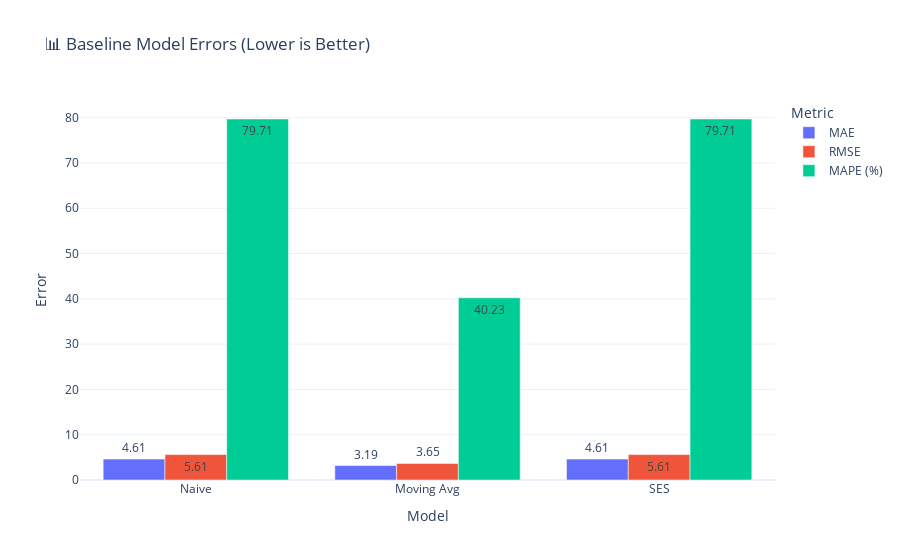

The notebook cell this image was saved under:
### Markdown cell above
<details>
<summary><strong>📖 Click to Expand</strong></summary>

##### 📋 Why Evaluate Even Simple Models?

Even "dumb" models like Naive Forecast can be **surprisingly hard to beat**.

Common error metrics:
- **MAE (Mean Absolute Error)**: Easy to interpret, robust to outliers
- **RMSE (Root Mean Square Error)**: Penalizes large errors more
- **MAPE (Mean Absolute Percentage Error)**: Good for scale-free comparison — but fails on 0s

A baseline that performs well sets the bar for any complex model.

</details>

### Code cell
# 📋 Baseline Evaluation

from sklearn.metrics import mean_absolute_error, mean_squared_error

def mape(y_true, y_pred):
    return np.mean(np.abs((y_true - y_pred) / y_true)) * 100

baseline_results = pd.DataFrame({
    "Model": ["Naive", "Moving Avg", "SES"],
    "MAE": [
        mean_absolute_error(test["value"], naive_forecast["prediction"]),
        mean_absolute_error(test["value"], moving_avg["prediction"]),
        mean_absolute_error(test["value"], ses_forecast["prediction"])
    ],
    "RMSE": [
        np.sqrt(mean_squared_error(test["value"], naive_forecast["prediction"])),
        np.sqrt(mean_squared_error(test["value"], moving_avg["prediction"])),
        np.sqrt(mean_squared_error(test["value"], ses_forecast["prediction"]))
    ],
    "MAPE (%)": [
        mape(test["value"], naive_forecast["prediction"]),
        mape(test["value"], moving_avg["prediction"]),
        mape(test["value"], ses_forecast["prediction"])
    ]
})

# Show table directly
print(baseline_results.round(3))

import plotly.express as px

# Melt to long format
melted = baseline_results.melt(id_vars="Model", var_name="Metric", value_name="Score")

fig = px.bar(melted, x="Model", y="Score", color="Metric", barmode="group",
             title="📊 Baseline Model Errors (Lower is Better)",
             text_auto=".2f")

fig.update_layout(template="plotly_white", yaxis_title="Error")
fig.show()

### Figure 1 — Plotly figure (JSON) as saved in the notebook; plotly's stock layout.template omitted (floating-point values rounded to 4 significant figures)
{"data": [{"alignmentgroup": "True", "hovertemplate": "Metric=MAE<br>Model=%{x}<br>Score=%{y}<extra></extra>", "legendgroup": "MAE", "marker": {"color": "#636efa", "pattern": {"shape": ""}}, "name": "MAE", "offsetgroup": "MAE", "orientation": "v", "showlegend": true, "textposition": "auto", "texttemplate": "%{y:.2f}", "type": "bar", "x": ["Naive", "Moving Avg", "SES"], "xaxis": "x", "y": [4.61, 3.191, 4.61], "yaxis": "y"}, {"alignmentgroup": "True", "hovertemplate": "Metric=RMSE<br>Model=%{x}<br>Score=%{y}<extra></extra>", "legendgroup": "RMSE", "marker": {"color": "#EF553B", "pattern": {"shape": ""}}, "name": "RMSE", "offsetgroup": "RMSE", "orientation": "v", "showlegend": true, "textposition": "auto", "texttemplate": "%{y:.2f}", "type": "bar", "x": ["Naive", "Moving Avg", "SES"], "xaxis": "x", "y": [5.613, 3.652, 5.613], "yaxis": "y"}, {"alignmentgroup": "True", "hovertemplate": "Metric=MAPE (%)<br>Model=%{x}<br>Score=%{y}<extra></extra>", "legendgroup": "MAPE (%)", "marker": {"color": "#00cc96", "pattern": {"shape": ""}}, "name": "MAPE (%)", "offsetgroup": "MAPE (%)", "orientation": "v", "showlegend": true, "textposition": "auto", "texttemplate": "%{y:.2f}", "type": "bar", "x": ["Naive", "Moving Avg", "SES"], "xaxis": "x", "y": [79.71, 40.23, 79.71], "yaxis": "y"}], "layout": {"barmode": "group", "legend": {"title": {"text": "Metric"}, "tracegroupgap": 0}, "title": {"text": "📊 Baseline Model Errors (Lower is Better)"}, "xaxis": {"anchor": "y", "domain": [0, 1], "title": {"text": "Model"}}, "yaxis": {"anchor": "x", "domain": [0, 1], "title": {"text": "Error"}}}}
